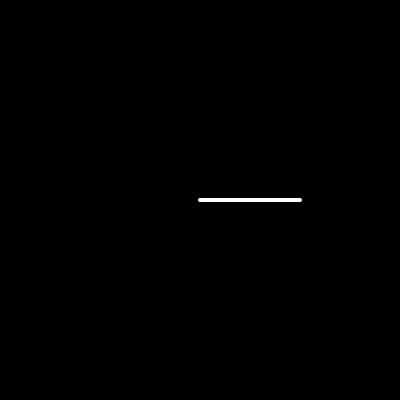
Frame 1 (no input)
Frame 60 (no input): identical to frame 1, image omitted
Frame 120 (the mouse pressed at the canvas centre since frame 60): identical to frame 1, image omitted

The p5.js sketch that drew this single still picture (run headless with seeded random() and noise() and a simulated clock; from frame 60 on, the mouse is pressed at the canvas centre):

// p5.js sketch
// ── sketch.js
function setup() {
	createCanvas(400, 400);
}

function draw() {
	background(0);
	translate(width / 2, height / 2);

	let v = createVector(100, 0);

	strokeWeight(4);
	stroke(255);
	line(0, 0, v.x, v.y);
}

// ── walker.js
class walker {
  constructor(x, y) {
    this.pos = createVector(x, y);
    this.vel = createVector(1, -1);
  }
  update() {

    // Adds the vector to the dot's position each frame
    // with the vector being (1,-1)
    this.pos.add(this.vel)
    // this.pos.x = this.pos.x + this.vel.x;
    // this.pos.y = this.pos.y + this.vel.y;

    // this.pos.x = this.pos.x + random(-1, 1);
    // this.pos.y = this.pos.y + random(-1, 1);
  }
  show() {
    stroke(255, 100);
    strokeWeight(20);
    point(this.pos.x, this.pos.y);
  }
}
